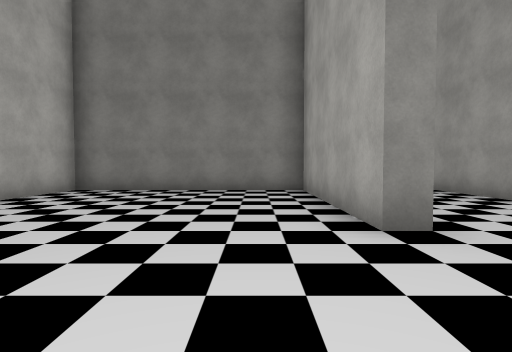
view 1 (above)

19 first-person views from a walk through a Unity game level. The camera is 1.3 m above the floor, tilts 2° down and sees 80° across. The floor is counted in squares, 2 m on a side. Each view is taken from the middle of a square. On the plan, view 1 faces up. The plan holds only what a view shows up to about 10 squares ahead; the rest is blank. The place goes on beyond the plan. The player is left out. Some surface patterns are stand-ins.

view 2
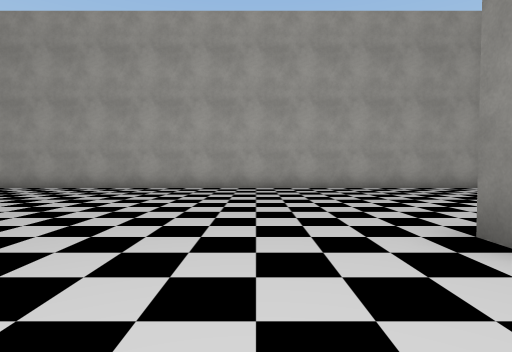

view 3
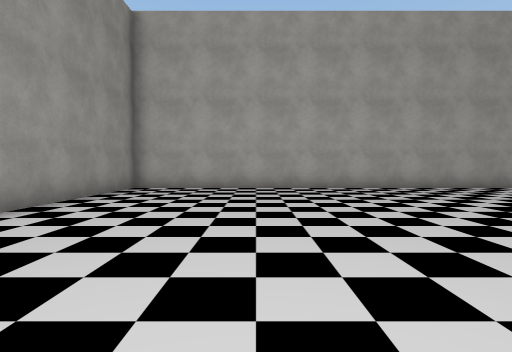

view 4
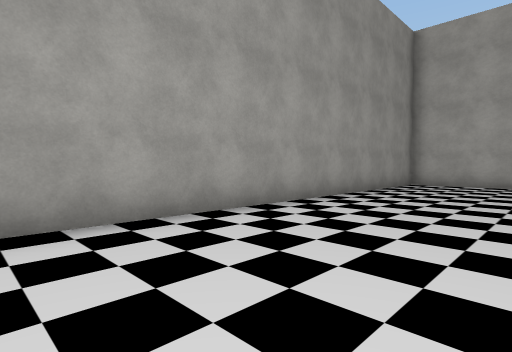

view 5
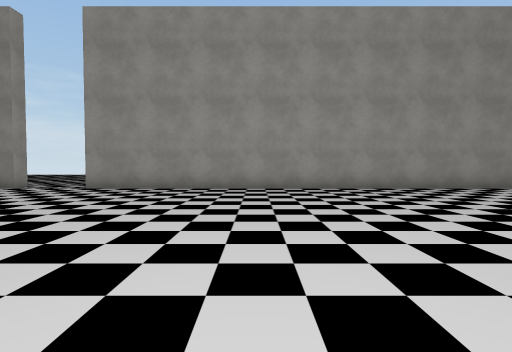

view 6
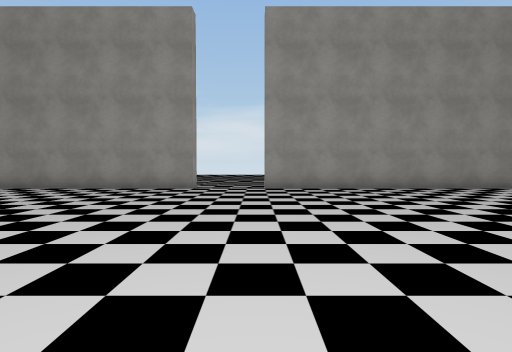

view 7
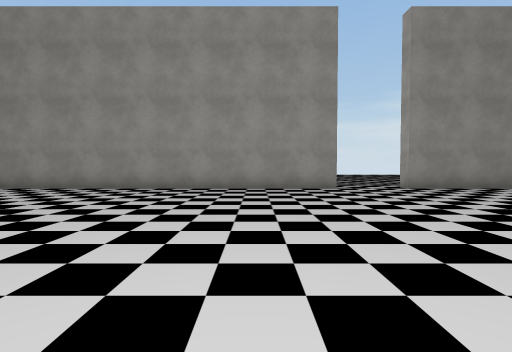

view 8
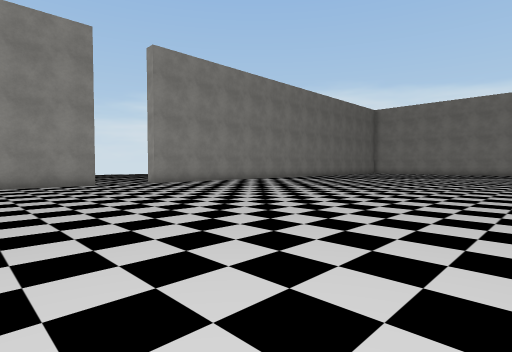

view 9
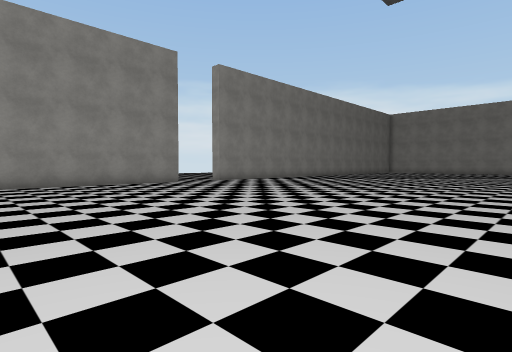

view 10
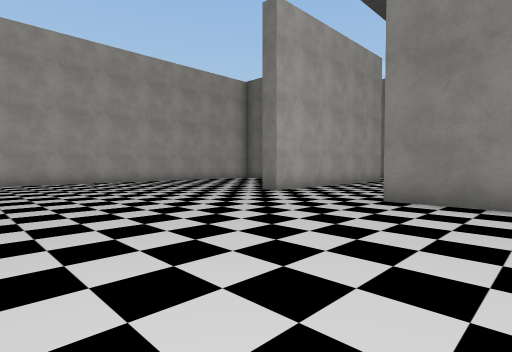

view 11
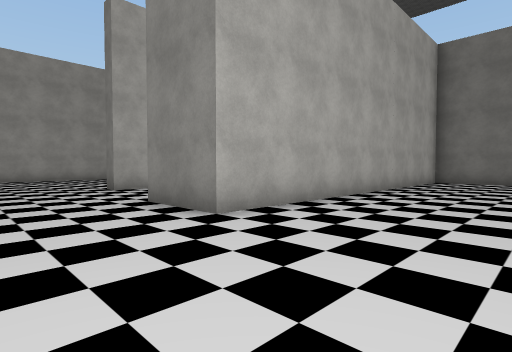

view 12
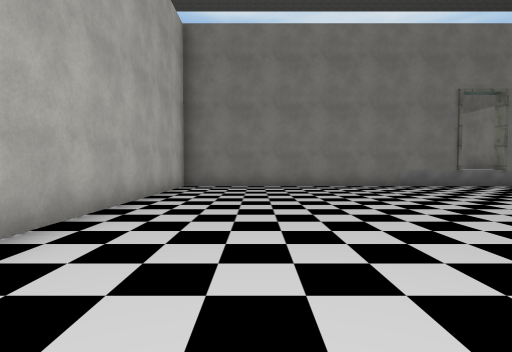

view 13
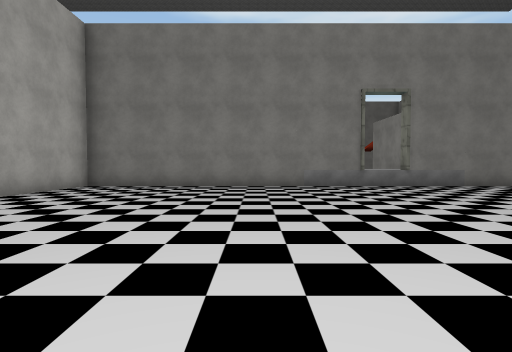

view 14
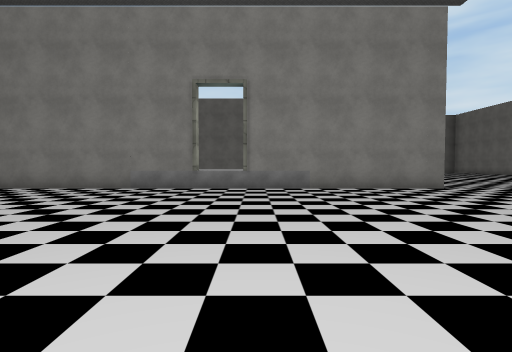

view 15
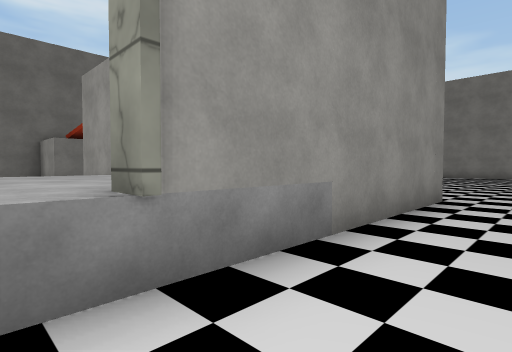

view 16
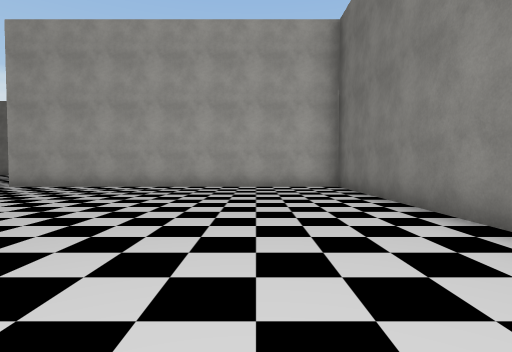

view 17
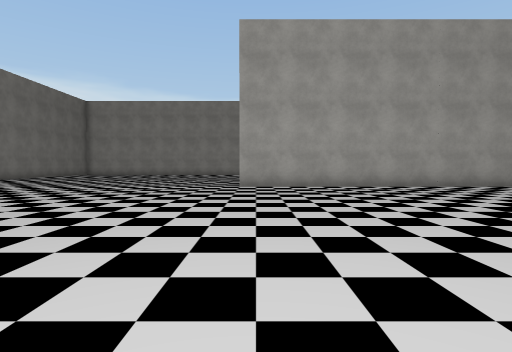

view 18
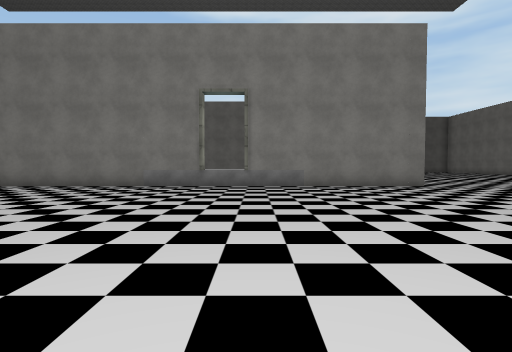

view 19
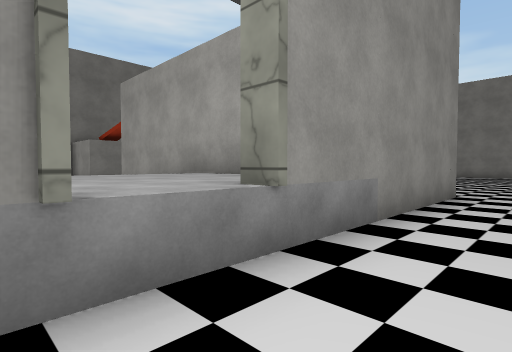

### Floor plan
Points are (right, up) in squares from view 1. A wall is a line through its corners. A room is listed if a view was taken in it or the views show most of it. See-through windows are left out.
Room 1 (views 1, 2, 3, 4, 5, 6, 7, 8, 9, 10, 11, 12, 13, 14, 15, 16, 17, 18, 19)
walls: (4.8, 5.6) (4.8, 8.2); (1.8, 6) (1.8, 3) (1.3, 3) (1.3, 8) (-4.7, 8) (-4.7, -8.5) (13.7, -8.5) (13.7, -9); (15.7, -9) (15.7, -8.5) (22.5, -8.5); (15.4, 12.5) (6.8, 12.5) (6.8, 2.5) (4.8, 2.5); (22.4, 12.5) (16.7, 12.5)

Positions as (right, up) in squares from view 1, and headings:
1: (0, 0), facing up
2: (4, 1), facing left
3: (4, -5), facing left
4: (6, -5), facing down-left
5: (9, 0), facing down
6: (14, 0), facing down
7: (18, 0), facing down
8: (19, 2), facing down-left
9: (22, 2), facing down-left
10: (7, -3), facing up-left
11: (10, 0), facing up-left
12: (9, 3), facing up
13: (12, 3), facing up
14: (17, 4), facing up
15: (16, 11), facing up-right
16: (16, 10), facing left
17: (16, 3), facing left
18: (17, 3), facing up
19: (15, 11), facing up-right
